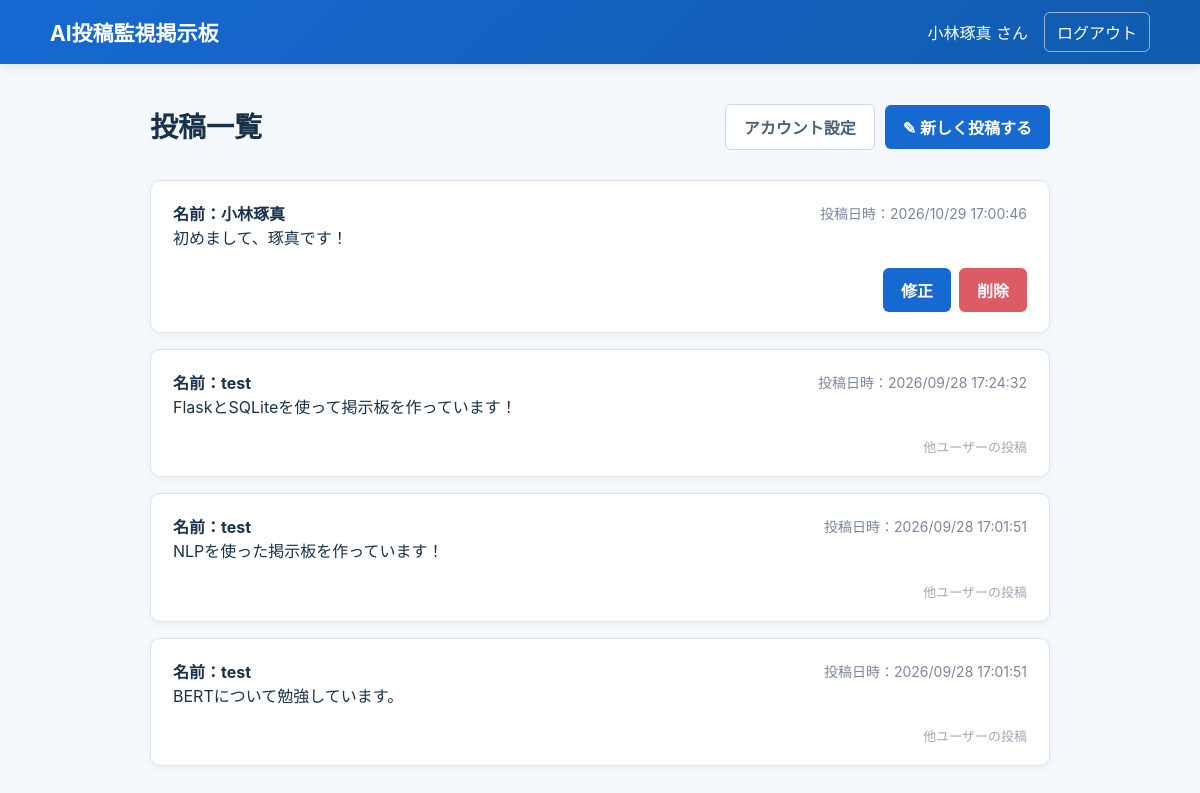
The page /posts (signed in) on the database its author committed.
### tables this page shows
CREATE TABLE users (
            id INTEGER PRIMARY KEY AUTOINCREMENT,
            username TEXT NOT NULL UNIQUE,
            password_hash TEXT NOT NULL
        );

CREATE TABLE posts (
            id INTEGER PRIMARY KEY AUTOINCREMENT,
            user_id INTEGER NOT NULL,
            content TEXT NOT NULL,
            created_at TEXT NOT NULL,
            updated_at TEXT NOT NULL,
            FOREIGN KEY (user_id) REFERENCES users(id)
        );

### app.py (the view)
@app.route("/posts")
def posts():
    if "user_id" not in session:
        return redirect(url_for("login"))
    per_page = 5
    page = request.args.get("page", 1, type=int)
    if page < 1:
        page = 1
    offset = (page - 1) * per_page
    connection = get_db_connection()
    total_count = connection.execute(
        """
        SELECT COUNT(*)
        FROM posts
        """
    ).fetchone()[0]
    posts = connection.execute(
        """
        SELECT
            posts.id,
            posts.user_id,
            posts.content,
            posts.created_at,
            posts.updated_at,
            users.username
        FROM posts
        INNER JOIN users
            ON posts.user_id = users.id
        ORDER BY posts.created_at DESC
        LIMIT ?
        OFFSET ?
        """,
        (per_page, offset)
    ).fetchall()
    connection.close()
    print("投稿データを取得しました。")
    total_pages = (total_count + per_page - 1) // per_page
    return render_template(
        "posts.html",
        posts=posts,
        page=page,
        total_pages=total_pages
    )

### app.py (called while the page is built)
def get_db_connection():
    connection = sqlite3.connect(DATABASE)
    connection.row_factory = sqlite3.Row
    return connection

### templates/posts.html (shortened to what this page needs)
{% extends "base.html" %}
{% block header %}
<div class="header-right">
    {{ session["username"] }} さん
    <a href="{{ url_for('logout') }}" id="logout-btn" class="logout-btn">ログアウト</a>
</div>
{% endblock %}
{% block content %}
<div class="page-header">
    <div>
        <h1>投稿一覧</h1>
    </div>
    <div class="header-actions">
        <a href="{{ url_for('edit_account') }}" class="btn secondary">アカウント設定</a>
        <a href="{{ url_for('create_post') }}" class="btn primary">
            ✎ 新しく投稿する
        </a>
    </div>
</div>
<div class="post-list">
    {% for post in posts %}
        <div class="post-card">
            <div class="post-header">
                <div>
                    <strong>
                        名前：{{ post["username"] }}
                    </strong>
                </div>
                <span class="post-date">
                    投稿日時：{{ post["created_at"] }}
                </span>
            </div>
            <p class="post-content">{{ post["content"] }}</p>
            {% if post["user_id"] == session["user_id"] %}
                <div class="post-actions">
                    <a href="{{ url_for('edit_post', post_id=post['id']) }}" class="btn primary">
                        修正
                    </a>
                    <a href="{{ url_for('delete_post', post_id=post['id']) }}" class="btn danger">
                        削除
                    </a>
                </div>
            {% else %}
                <div class="other-user-post">
                    他ユーザーの投稿
                </div>
            {% endif %}
        </div>
    {% endfor %}
</div>
{% endblock %}

### static/css/style.css (style rules this page uses)
* { box-sizing:border-box }
:root { --p:#1769d2;--text:#18324a;--muted:#70839a;--border:#d9e4ef;--bg:#f5f8fc;--danger:#ef4761;--success:#43b97a }
body { margin:0;background:var(--bg);color:var(--text);font-family:-apple-system,BlinkMacSystemFont,"Segoe UI","Noto Sans JP",Meiryo,sans-serif }
.header-right { display:flex;align-items:center;gap:16px }
.logout-btn { border:1px solid #ffffff8c;background:transparent;color:#fff;border-radius:6px;padding:7px 12px;cursor:pointer; text-decoration: none; }
h1 { margin:0 0 26px;font-size:28px }
.btn { border:0;border-radius:6px;padding:10px 18px;font:inherit;font-weight:700;cursor:pointer;text-decoration: none; }
.primary { background:var(--p);color:#fff }
.secondary { background:#fff;color:#49627a;border:1px solid #cbd8e5 }
.danger { background:var(--danger);color:#fff }
.post-list { display:grid;gap:16px }
.post-card { background:#fff;border:1px solid var(--border);border-radius:10px;padding:20px 22px;box-shadow:0 2px 8px #2346640d }
.post-date { color:var(--muted);font-size:13px }
.post-content { margin:0 0 16px;white-space:pre-wrap;overflow-wrap:anywhere;line-height:1.7 }
.post-actions { display:flex;justify-content:flex-end;gap:8px }
.header-actions { display: flex; gap: 10px; align-items: center; }
.page-header { display: flex; justify-content: space-between; align-items: center; margin-bottom: 30px; }
.page-header h1 { margin-bottom: 5px; }
.post-list { display: flex; flex-direction: column; gap: 16px; }
.post-header { display: flex; justify-content: space-between; align-items: center; }
.post-date { color: #7a869a; font-size: 14px; }
.post-actions { display: flex; justify-content: flex-end; gap: 8px; }
.other-user-post { text-align: right; color: #a0a8b5; font-size: 13px; }
.btn.danger { background-color: #dc5b64; color: white; }

### rows shown on the page
users: username "小林琢真"
posts: username "小林琢真", created_at "2026/10/29 17:00:46", content "初めまして、琢真です！"
posts: username "test", created_at "2026/09/28 17:24:32", content "FlaskとSQLiteを使って掲示板を作っています！", shows "他ユーザーの投稿"
posts: username "test", created_at "2026/09/28 17:01:51", content "NLPを使った掲示板を作っています！", shows "他ユーザーの投稿"
posts: username "test", created_at "2026/09/28 17:01:51", content "BERTについて勉強しています。", shows "他ユーザーの投稿"
